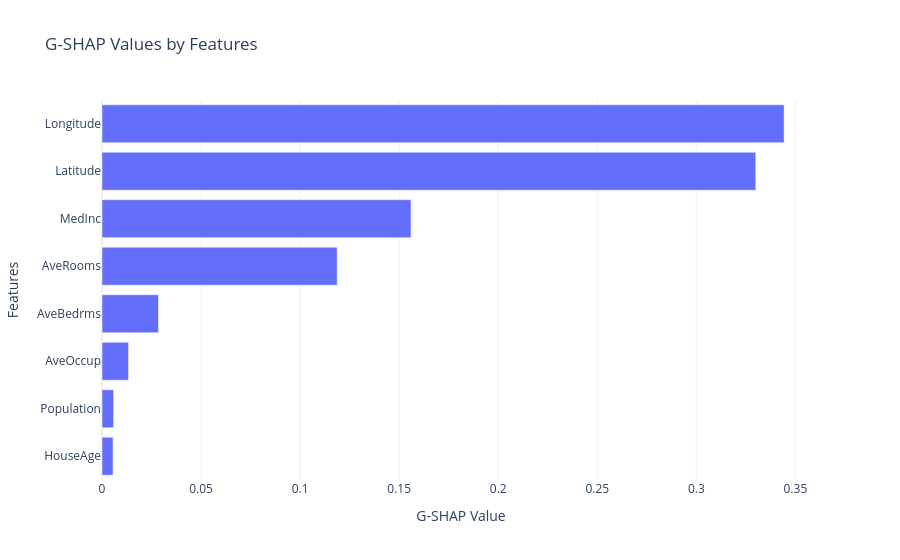

Notebook cell for this chart:
### Code cell
fig = px.bar(
    df,
    x='gshap',
    y='features',
    orientation='h',  # Horizontal bar plot
    title="G-SHAP Values by Features",
    labels={'G-SHAP': 'G-SHAP Value', 'Features': 'Features'},  # Axis labels
)


fig.update_layout(
    xaxis_title="G-SHAP Value",
    yaxis_title="Features",
    yaxis=dict(categoryorder='total ascending'),  
    template="plotly_white"  
)


fig.show()

### Figure 1 — Plotly figure (JSON) as saved in the notebook; plotly's stock layout.template omitted (floating-point values rounded to 4 significant figures)
{"data": [{"alignmentgroup": "True", "hovertemplate": "gshap=%{x}<br>features=%{y}<extra></extra>", "legendgroup": "", "marker": {"color": "#636efa", "pattern": {"shape": ""}}, "name": "", "offsetgroup": "", "orientation": "h", "showlegend": false, "textposition": "auto", "type": "bar", "x": [0.3443, 0.33, 0.156, 0.1187, 0.02851, 0.01341, 0.005893, 0.005597], "xaxis": "x", "y": ["Longitude", "Latitude", "MedInc", "AveRooms", "AveBedrms", "AveOccup", "Population", "HouseAge"], "yaxis": "y"}], "layout": {"autosize": true, "barmode": "relative", "legend": {"tracegroupgap": 0}, "title": {"text": "G-SHAP Values by Features"}, "xaxis": {"anchor": "y", "autorange": true, "domain": [0, 1], "range": [0, 0.3624], "title": {"text": "G-SHAP Value"}, "type": "linear"}, "yaxis": {"anchor": "x", "autorange": true, "categoryorder": "total ascending", "domain": [0, 1], "range": [-0.5, 7.5], "title": {"text": "Features"}, "type": "category"}}}
